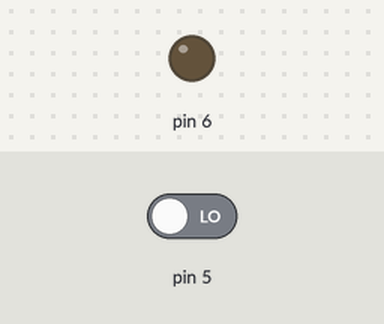
The sketch below on a simulated Arduino Uno, built with avr-gcc and run on an emulated ATmega328P. Shown: output pins drawn as LEDs (lit = HIGH). The test bench sets the inputs (shaded band); at power-on: pin 5 LOW. The modem accepts every AT command (registered, SIM ready, sends succeed) and sends nothing else.

Above: at 1.3 s.
1.4 s: pin 5 driven HIGH
At 2.1 s:
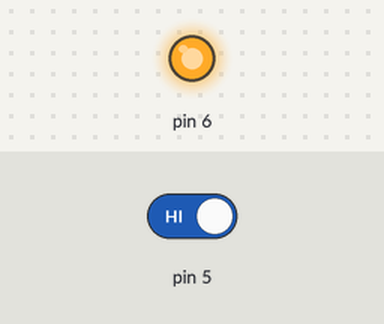
2.9 s: pin 5 driven LOW
At 5.6 s:
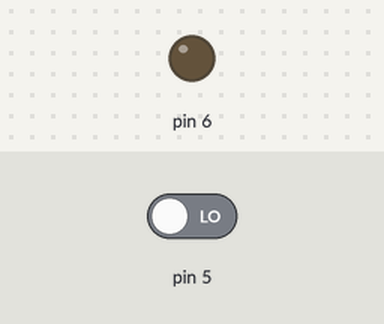
Timing chart, 0 to 7.1 s (numbered marks = the images above; inputs shaded):
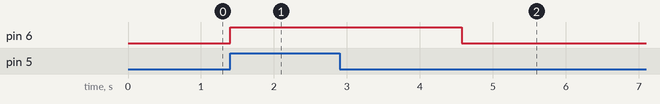

The sketch:

arduino_and_gsm.ino
```cpp
#include <SoftwareSerial.h>

SoftwareSerial mySerial(2, 3);

void setup()

{
  pinMode(5, INPUT);
  pinMode(6, OUTPUT);
  mySerial.begin(9600);   // Setting the baud rate of GSM Module

  Serial.begin(9600);    // Setting the baud rate of Serial Monitor (Arduino)

  delay(100);
}

void loop()
{
int sensorVal = digitalRead(5);
if (sensorVal == HIGH) {
    digitalWrite(6, HIGH);
      mySerial.println("AT+CMGF=1");    //Sets the GSM Module in Text Mode

  delay(1000);  // Delay of 1000 milli seconds or 1 second

  mySerial.println("AT+CMGS=\"+919788391337\"\r"); // Replace x with mobile number

  delay(1000);

  mySerial.println("heart beat Level is > 80 \n ):");// The SMS text you want to send

  delay( 100);

  mySerial.println((char)26);// ASCII code of CTRL+Z

  delay(1000);
  } else {
    digitalWrite(6, LOW);
  }
}
```

Measured:
- after the input at 1.4 s, pin 6: LOW → HIGH at once
- after the input at 2.9 s, pin 6: HIGH → LOW after 1.7 s
